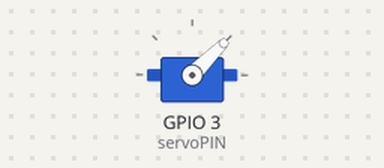
Bench run of a program on a simulated Raspberry Pi (BCM pin numbers). Parts: servo. Servo angles are drawn from the pulse width (0.5 ms = 0°, 2.5 ms = 180°).

Above: at 0.05 s.
Timing chart, 0 to 4.6 s (numbered marks = the images above):
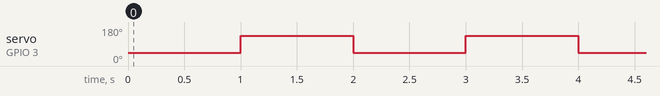

Measured:
- by itself, servo on GPIO 3 (servoPIN): alternates 135° for 1.0 s and 45° for 1.0 s

The program:

motor_control_practice.py
```python
# Raspberry pi 4 + Ubuntu 20.04 + python3
# Servomotor MG 946R & MG 995 at pin number 03

import time
from time import sleep
import RPi.GPIO as GPIO

# 1. PIN NO. SET
servoPIN = 3
GPIO.setmode(GPIO.BCM)
GPIO.setwarnings(False)
GPIO.setup(servoPIN, GPIO.OUT, initial=GPIO.HIGH)

# 2. PWM SET
p = GPIO.PWM(servoPIN, 50)
p.start(5)

# 3. CONTROL
try :
    while True :
        p.ChangeDutyCycle(5)
        time.sleep(1)
        p.ChangeDutyCycle(10)
        time.sleep(1)
except KeyboardInterrupt :
    p.stop()

# 4. CLEANUP
GPIO.cleanup()
```
